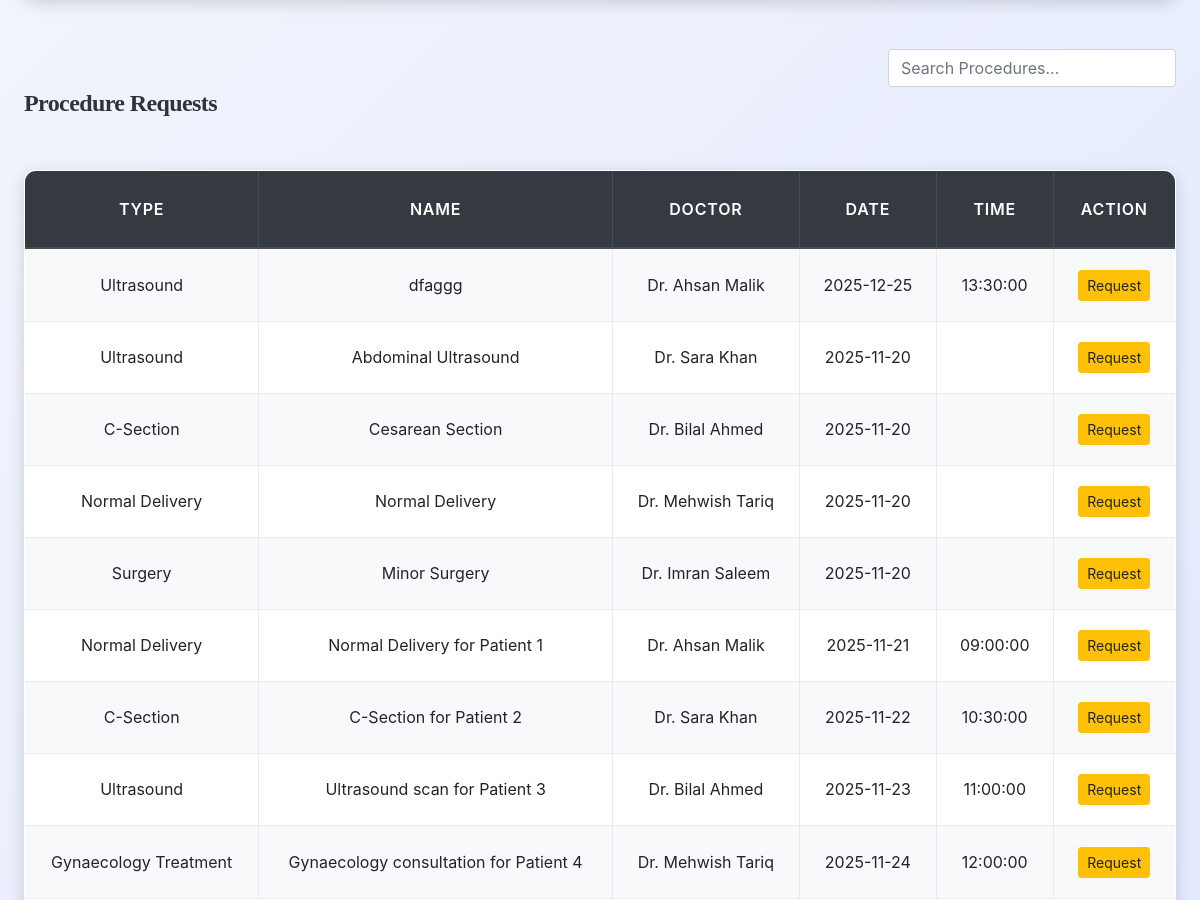
Before: /patient/book_test.php (signed in, middle part) with the older database file.
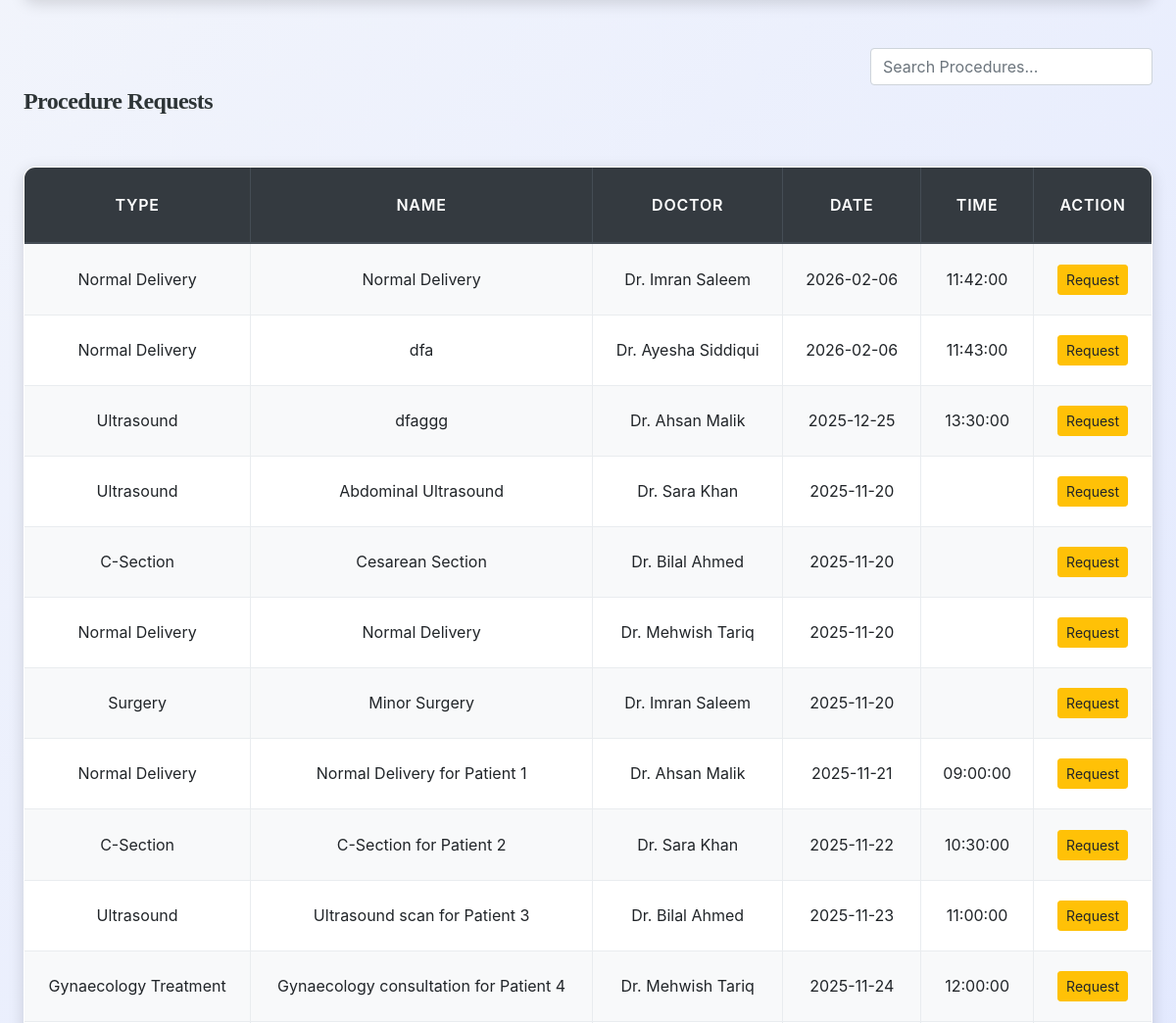
After: the same page with the newer database file.
### tables this page shows
CREATE TABLE `procedures` (
  `id` int(11) NOT NULL,
  `patient_id` int(11) NOT NULL,
  `procedure_type` enum('Normal Delivery','C-Section','Ultrasound','Gynaecology Treatment','Surgery','OPD Consultation','IPD Admission','Other') NOT NULL,
  `procedure_name` varchar(200) NOT NULL,
  `doctor_id` int(11) NOT NULL,
  `nurse_id` int(11) DEFAULT NULL,
  `procedure_date` date NOT NULL,
  `procedure_time` time DEFAULT NULL,
  `status` enum('planned','in-progress','completed','cancelled') DEFAULT 'planned',
  `treatment_notes` text DEFAULT NULL,
  `prescription` text DEFAULT NULL,
  `outcome` text DEFAULT NULL,
  `created_at` timestamp NOT NULL DEFAULT current_timestamp()
);

CREATE TABLE `doctors` (
  `id` int(11) NOT NULL,
  `full_name` varchar(150) NOT NULL,
  `email` varchar(150) DEFAULT NULL,
  `phone` varchar(50) DEFAULT NULL,
  `password` varchar(255) DEFAULT NULL,
  `specialization` varchar(150) DEFAULT NULL,
  `qualification` varchar(150) DEFAULT NULL,
  `experience_years` int(11) DEFAULT NULL,
  `consultation_fee` decimal(10,2) DEFAULT NULL,
  `profile_image` varchar(255) DEFAULT NULL,
  `bio` text DEFAULT NULL,
  `status` enum('active','inactive','on_leave') DEFAULT 'active',
  `created_at` timestamp NOT NULL DEFAULT current_timestamp()
);

### patient/book_test.php (the view, shortened to what this page needs)
<?php
include('../config.php');
$procedures_res = $conn->query("SELECT p.*, d.full_name AS doctor_name
                                FROM procedures p
                                JOIN doctors d ON p.doctor_id=d.id
                                ORDER BY p.created_at DESC");
$procedures = [];
while ($row = $procedures_res->fetch_assoc()) {
    $procedures[] = $row;
}
?>
<!DOCTYPE html>
<html lang="en">
<head>
<link rel="stylesheet" href="https://stackpath.bootstrapcdn.com/bootstrap/4.5.2/css/bootstrap.min.css">
<link rel="stylesheet" href="../css/style.css">
</head>
<body>
<div class="container mt-5">
    <div class="table-wrapper">
        <div class="d-flex justify-content-between mb-2">
            <h4 class="section-title">Procedure Requests</h4>
            <input type="text" id="procSearch" class="form-control w-25" placeholder="Search Procedures...">
        </div>
        <table class="table table-bordered table-striped" id="procTable">
            <thead class="thead-dark">
                <tr>
                    <th>Type</th>
                    <th>Name</th>
                    <th>Doctor</th>
                    <th>Date</th>
                    <th>Time</th>
                    <th>Action</th>
                </tr>
            </thead>
            <tbody>
                <?php foreach($procedures as $proc): ?>
                    <tr>
                        <td><?php echo htmlspecialchars($proc['procedure_type']); ?></td>
                        <td><?php echo htmlspecialchars($proc['procedure_name']); ?></td>
                        <td><?php echo htmlspecialchars($proc['doctor_name']); ?></td>
                        <td><?php echo $proc['procedure_date']; ?></td>
                        <td><?php echo $proc['procedure_time']; ?></td>
                        <td>
                            <button class="btn btn-warning btn-sm" data-toggle="modal" data-target="#procModal<?php echo $proc['id']; ?>">Request</button>
                        </td>
                    </tr>
                <?php endforeach; ?>
            </tbody>
        </table>
    </div>
</div>
</body>
</html>

Changed rows visible on the page:
added procedures: procedure_type "Normal Delivery", procedure_name "Normal Delivery", doctor.full_name "Dr. Imran Saleem", procedure_date "2026-02-06", procedure_time "11:42:00"
added procedures: procedure_type "Normal Delivery", procedure_name "dfa", doctor.full_name "Dr. Ayesha Siddiqui", procedure_date "2026-02-06", procedure_time "11:43:00"
